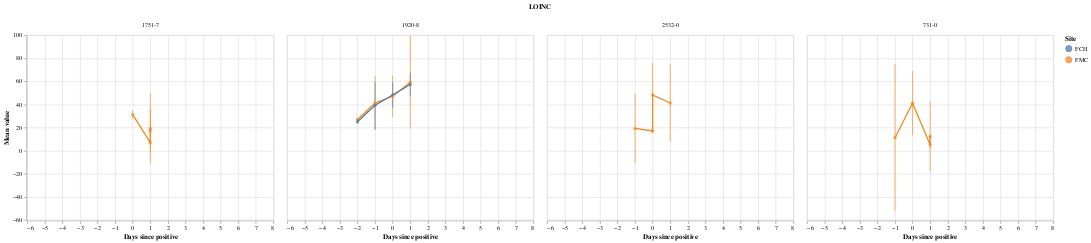

The notebook cell this image was saved under:
### Code cell
line = alt.Chart(df).mark_line().encode(
    x=alt.X(COLUMNS.DAYS_SINCE_POSITIVE, title="Days since positive", scale=alt.Scale(domain=[-6,8])),
    y=alt.Y(COLUMNS.MEAN_VALUE, title="Mean value"),
    color=alt.Color(COLUMNS.SITE_ID, title="Site")
)

point = alt.Chart(df).mark_point(filled=True).encode(
    x=alt.X(COLUMNS.DAYS_SINCE_POSITIVE, title="Days since positive"),
    y=alt.Y(COLUMNS.MEAN_VALUE, title="Mean value"),
    color=alt.Color(COLUMNS.SITE_ID, title="Site")
)


band = alt.Chart(df).mark_errorbar().encode(
    x=alt.X(COLUMNS.DAYS_SINCE_POSITIVE, title="Days since positive"),
    y=alt.Y(COLUMNS.MEAN_VALUE, title="Mean value"),
    yError=alt.YError(COLUMNS.STDEV_VALUE),
    color=alt.Color(COLUMNS.SITE_ID, title="Site")
)

(band + point + line).facet(
    column=alt.Column(COLUMNS.LOINC, title="LOINC")
)

### Figure 1 — Vega-Lite specification as saved in the notebook (floating-point values rounded to 4 significant figures)
{"config": {"view": {"continuousWidth": 400, "continuousHeight": 300}}, "data": {"name": "data-b85704b96005ec23f7cd8909ef350612"}, "facet": {"column": {"type": "nominal", "field": "loinc", "title": "LOINC"}}, "spec": {"layer": [{"mark": "errorbar", "encoding": {"color": {"type": "nominal", "field": "siteid", "title": "Site"}, "x": {"type": "quantitative", "field": "days_since_positive", "title": "Days since positive"}, "y": {"type": "quantitative", "field": "mean_value", "title": "Mean value"}, "yError": {"field": "stdev_value"}}}, {"mark": {"type": "point", "filled": true}, "encoding": {"color": {"type": "nominal", "field": "siteid", "title": "Site"}, "x": {"type": "quantitative", "field": "days_since_positive", "title": "Days since positive"}, "y": {"type": "quantitative", "field": "mean_value", "title": "Mean value"}}}, {"mark": "line", "encoding": {"color": {"type": "nominal", "field": "siteid", "title": "Site"}, "x": {"type": "quantitative", "field": "days_since_positive", "scale": {"domain": [-6, 8]}, "title": "Days since positive"}, "y": {"type": "quantitative", "field": "mean_value", "title": "Mean value"}}}]}, "$schema": "https://vega.github.io/schema/vega-lite/v4.0.2.json", "datasets": {"data-b85704b96005ec23f7cd8909ef350612": [{"siteid": "FMC", "loinc": "1920-8", "days_since_positive": -2, "num_patients": -1, "mean_value": 27.0, "stdev_value": 1.0}, {"siteid": "FMC", "loinc": "1920-8", "days_since_positive": -1, "num_patients": 4, "mean_value": 41.2, "stdev_value": 23.57}, {"siteid": "FMC", "loinc": "1920-8", "days_since_positive": 0, "num_patients": 4, "mean_value": 47.1, "stdev_value": 17.88}, {"siteid": "FMC", "loinc": "1920-8", "days_since_positive": 1, "num_patients": 38, "mean_value": 59.2, "stdev_value": 40.15}, {"siteid": "FMC", "loinc": "731-0", "days_since_positive": 1, "num_patients": -1, "mean_value": 5.0, "stdev_value": 3.0}, {"siteid": "FMC", "loinc": "731-0", "days_since_positive": -1, "num_patients": 1, "mean_value": 11.2, "stdev_value": 63.57}, {"siteid": "FMC", "loinc": "731-0", "days_since_positive": 0, "num_patients": 7, "mean_value": 41.1, "stdev_value": 27.88}, {"siteid": "FMC", "loinc": "731-0", "days_since_positive": 1, "num_patients": 22, "mean_value": 12.2, "stdev_value": 30.15}, {"siteid": "FMC", "loinc": "1751-7", "days_since_positive": 1, "num_patients": 1, "mean_value": 7.0, "stdev_value": 1.0}, {"siteid": "FMC", "loinc": "1751-7", "days_since_positive": 0, "num_patients": -1, "mean_value": 31.2, "stdev_value": 3.567}, {"siteid": "FMC", "loinc": "1751-7", "days_since_positive": 1, "num_patients": 6, "mean_value": 17.1, "stdev_value": 18.88}, {"siteid": "FMC", "loinc": "1751-7", "days_since_positive": 1, "num_patients": 8, "mean_value": 19.2, "stdev_value": 30.15}, {"siteid": "FMC", "loinc": "2532-0", "days_since_positive": 0, "num_patients": -1, "mean_value": 17.0, "stdev_value": 2.0}, {"siteid": "FMC", "loinc": "2532-0", "days_since_positive": 1, "num_patients": 14, "mean_value": 41.2, "stdev_value": 33.57}, {"siteid": "FMC", "loinc": "2532-0", "days_since_positive": 0, "num_patients": 5, "mean_value": 48.1, "stdev_value": 27.88}, {"siteid": "FMC", "loinc": "2532-0", "days_since_positive": -1, "num_patients": 45, "mean_value": 19.2, "stdev_value": 30.15}, {"siteid": "FCH", "loinc": "1920-8", "days_since_positive": -2, "num_patients": 5, "mean_value": 25.0, "stdev_value": 2.0}, {"siteid": "FCH", "loinc": "1920-8", "days_since_positive": -1, "num_patients": 7, "mean_value": 39.2, "stdev_value": 20.57}, {"siteid": "FCH", "loinc": "1920-8", "days_since_positive": 0, "num_patients": 11, "mean_value": 48.1, "stdev_value": 10.88}, {"siteid": "FCH", "loinc": "1920-8", "days_since_positive": 1, "num_patients": 49, "mean_value": 57.2, "stdev_value": 10.15}]}}
